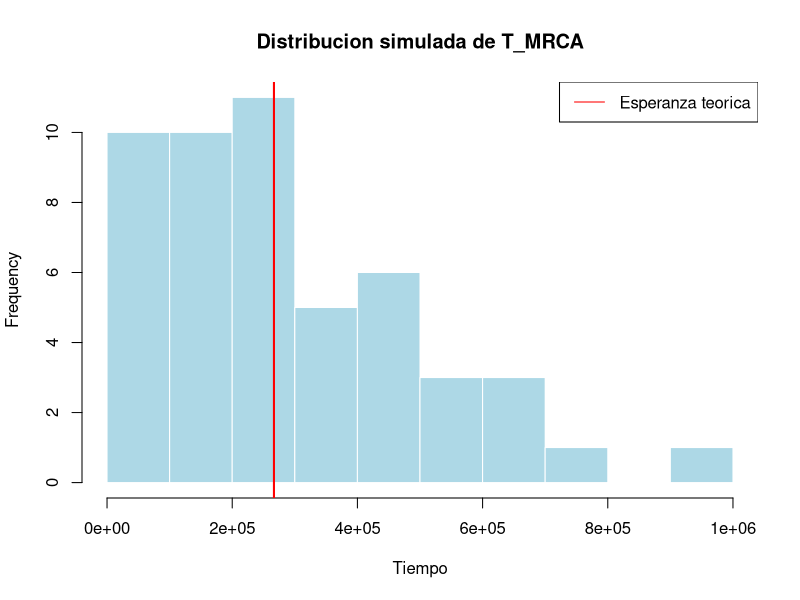
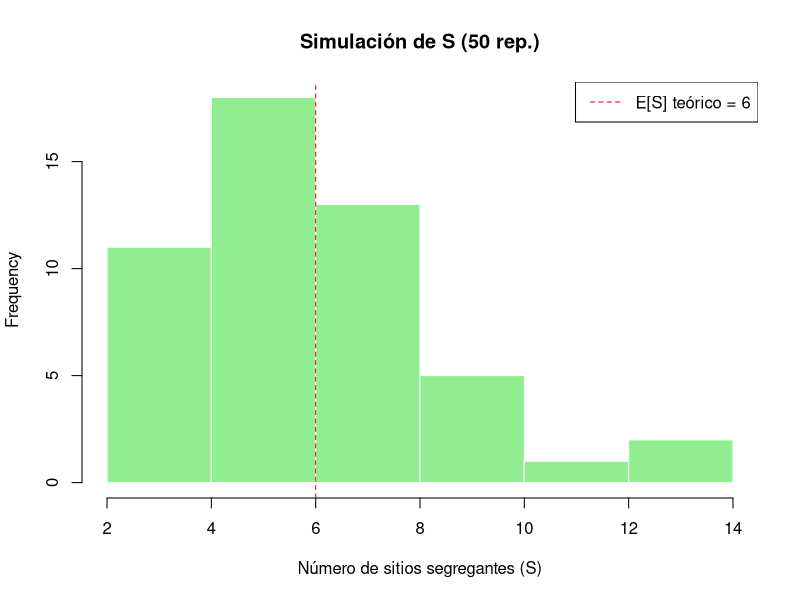
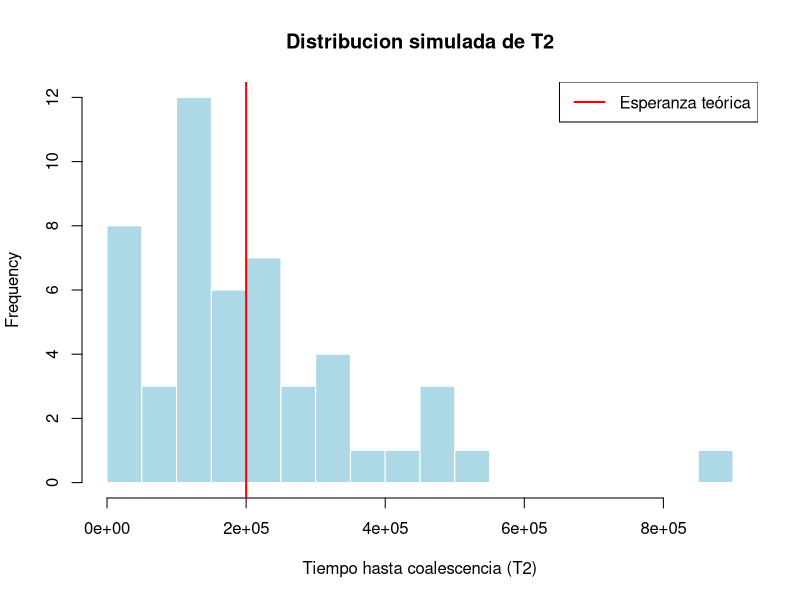
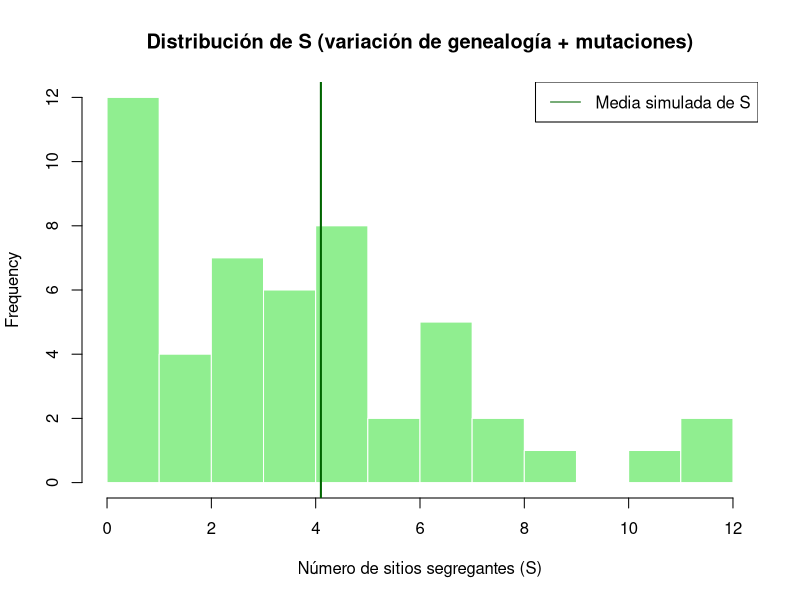

Generate these figures, in order, with R:
## ---- chunk 1

N <- 1e5

# probabilidad de exito
p3 <- 6/(4*N)
p2 <- 2/(4*N)

# Esperanzas para cada T
E_T3 <- 1 / p3
E_T2 <- 1 / p2
E_TMRCA <- E_T3 + E_T2

# Simulaciones de T_MRCA
set.seed(123)  # asegurando que los números sea siempre los mismos
T3 <- rgeom(50, prob = p3)
T2 <- rgeom(50, prob = p2)
T_MRCA <- T3 + T2

cat("Esperanza teorica de T_MRCA =", E_TMRCA, " y la esperanza simulada T_MRCA =", mean(T_MRCA), "\n")

hist(T_MRCA,
     main = "Distribucion simulada de T_MRCA",
     xlab = "Tiempo",
     col = "lightblue", border = "white")
abline(v = E_TMRCA, col = "red", lwd = 2, lty = 1)
legend("topright", legend = c("Esperanza teorica"), col = "red", lty = 1)

## ---- chunk 2
# número de sitios segregantes
nS <- 6 # Ttotal * mu

# Simular 50 realizaciones de S
set.seed(321) # asegurando que los números sea siempre los mismos
S_sim <- rpois(50, nS)

# media de simular S
mean_S <- mean(S_sim)

# plot simple
hist(S_sim, main = "Simulación de S (50 rep.)", xlab = "Número de sitios segregantes (S)",
     col = "lightgreen", border = "white")
abline(v = nS, col = "red", lwd = 1, lty = 2)
legend("topright", legend = paste("E[S] teórico =", round(nS,2)), col = "red", lty = 2)

## ---- chunk 3

N <- 1e5

# Probabilidad de coalescencia
p2 <- 2/(4*N)

# Esperanzas para T
E_T2 <- 1 / p2

# Simulaciones de T2
set.seed(3)  # asegurando que los números sea siempre los mismos
T2 <- rgeom(50, prob = p2)

# Plot distribucion de T2
hist(T2,
     breaks = 15,
     main = "Distribucion simulada de T2",
     xlab = "Tiempo hasta coalescencia (T2)",
     col = "lightblue", border = "white")
abline(v = E_T2, col = "red", lwd = 2, lty = 1)
legend("topright", legend = c("Esperanza teórica"), col = "red", lty = 1, lwd = 2)

# hist(T2,
#      main = "Simulación de T2 (n=2, 50 replicaciones)",
#      xlab = "Tiempo hasta coalescencia (T2)",
#      col = "lightblue", border = "white")
# abline(v = mean(T2), col = "blue", lwd = 2)
# abline(v = 2*N, col = "red", lwd = 2, lty = 2)
# legend("topright", legend = c("Media simulada", "Esperanza teórica"),
#        col = c("blue", "red"), lty = c(1,2))

## ---- chunk 4

# Para cada T2 simulado, el árbol tiene 2 ramas => T_total = 2 * T2
T_total <- 2 * T2
lambda <- 1e-5 * T_total

# Simular S para cada genealogía (Poisson)
S <- rpois(50, lambda = lambda)

# Resumen de S
cat("\nSimulaciones de S:\n")
cat("Media simulada S =", mean(S), "  (sd =", sd(S), ")\n")

hist(S,
     breaks = 15,
     main = "Distribución de S (variación de genealogía + mutaciones)",
     xlab = "Número de sitios segregantes (S)",
     col = "lightgreen", border = "white")
abline(v = mean(S), col = "darkgreen", lwd = 2)
legend("topright", legend = c("Media simulada de S"),
       col = "darkgreen", lty = 1)
